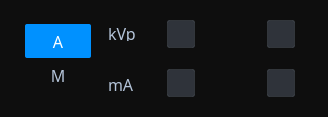
<?xml version="1.0" encoding="UTF-8"?>
<ui version="4.0">
 <class>CArmKVp_mA</class>
 <widget class="QWidget" name="CArmKVp_mA">
  <property name="geometry">
   <rect>
    <x>0</x>
    <y>0</y>
    <width>328</width>
    <height>117</height>
   </rect>
  </property>
  <property name="windowTitle">
   <string>CArmKVp_mA</string>
  </property>
  <property name="styleSheet">
   <string notr="true">QWidget{
background:rgba(14,14,14,1);
}
QLabel{
background:transparent;
font-size:16px;
font-family:NotoSansCJK-Regular,NotoSansCJK;
font-weight:400;
color:rgba(180,196,217,1);
line-height:24px;
}</string>
  </property>
  <widget class="QPushButton" name="autoBtn">
   <property name="geometry">
    <rect>
     <x>25</x>
     <y>24</y>
     <width>66</width>
     <height>34</height>
    </rect>
   </property>
   <property name="styleSheet">
    <string notr="true">QPushButton{
border:0px;
font-size:16px;
font-family:NotoSansCJK-DemiLight,NotoSansCJK;
font-weight:normal;
color:rgba(180,196,217,1);
line-height:24px;
}
QPushButton:checked{
background:rgba(0,145,255,1);
border-radius:2px 2px 0px 0px;
font-size:16px;
font-family:NotoSansCJK-Regular,NotoSansCJK;
font-weight:400;
color:rgba(255,255,255,1);
line-height:24px;
}</string>
   </property>
   <property name="text">
    <string>A</string>
   </property>
   <property name="checkable">
    <bool>true</bool>
   </property>
   <property name="checked">
    <bool>true</bool>
   </property>
  </widget>
  <widget class="QPushButton" name="kvpReduceBtn">
   <property name="geometry">
    <rect>
     <x>167</x>
     <y>20</y>
     <width>28</width>
     <height>28</height>
    </rect>
   </property>
   <property name="styleSheet">
    <string notr="true">QPushButton{
background:rgba(118,133,154,0.31);
border-radius:2px;
border:1px solid rgba(74,82,90,0.43);
image:url(:/adjustkVpAndmA/Resource/adjustkVpAndmA/reduce_normal.png);

}

QPushButton:pressed{
image:url(:/adjustkVpAndmA/Resource/adjustkVpAndmA/reduce_press.png);
}

QPushButton:disabled{
image:url(:/adjustkVpAndmA/Resource/adjustkVpAndmA/reduce_disable.png);
}</string>
   </property>
   <property name="text">
    <string/>
   </property>
  </widget>
  <widget class="QPushButton" name="manualBtn">
   <property name="geometry">
    <rect>
     <x>25</x>
     <y>58</y>
     <width>66</width>
     <height>34</height>
    </rect>
   </property>
   <property name="styleSheet">
    <string notr="true">QPushButton{
border:0px;
font-size:16px;
font-family:NotoSansCJK-DemiLight,NotoSansCJK;
font-weight:normal;
color:rgba(180,196,217,1);
line-height:24px;
}
QPushButton:checked{
background:rgba(0,145,255,1);
border-radius:2px 2px 0px 0px;
font-size:16px;
font-family:NotoSansCJK-Regular,NotoSansCJK;
font-weight:400;
color:rgba(255,255,255,1);
line-height:24px;
}</string>
   </property>
   <property name="text">
    <string>M</string>
   </property>
   <property name="checkable">
    <bool>true</bool>
   </property>
  </widget>
  <widget class="QPushButton" name="mAReduceBtn">
   <property name="geometry">
    <rect>
     <x>167</x>
     <y>69</y>
     <width>28</width>
     <height>28</height>
    </rect>
   </property>
   <property name="styleSheet">
    <string notr="true">QPushButton{
background:rgba(118,133,154,0.31);
border-radius:2px;
border:1px solid rgba(74,82,90,0.43);
image:url(:/adjustkVpAndmA/Resource/adjustkVpAndmA/reduce_normal.png);

}

QPushButton:pressed{
image:url(:/adjustkVpAndmA/Resource/adjustkVpAndmA/reduce_press.png);
}

QPushButton:disabled{
image:url(:/adjustkVpAndmA/Resource/adjustkVpAndmA/reduce_disable.png);
}</string>
   </property>
   <property name="text">
    <string/>
   </property>
  </widget>
  <widget class="QPushButton" name="kvpAddBtn">
   <property name="geometry">
    <rect>
     <x>267</x>
     <y>20</y>
     <width>28</width>
     <height>28</height>
    </rect>
   </property>
   <property name="styleSheet">
    <string notr="true">QPushButton{
background:rgba(118,133,154,0.31);
border-radius:2px;
border:1px solid rgba(74,82,90,0.43);
image:url(:/adjustkVpAndmA/Resource/adjustkVpAndmA/add_normal.png);

}

QPushButton:pressed{
image:url(:/adjustkVpAndmA/Resource/adjustkVpAndmA/add_press.png);
}

QPushButton:disabled{
image:url(:/adjustkVpAndmA/Resource/adjustkVpAndmA/add_disable.png);
}</string>
   </property>
   <property name="text">
    <string/>
   </property>
  </widget>
  <widget class="QPushButton" name="mAAddBtn">
   <property name="geometry">
    <rect>
     <x>267</x>
     <y>69</y>
     <width>28</width>
     <height>28</height>
    </rect>
   </property>
   <property name="styleSheet">
    <string notr="true">QPushButton{
background:rgba(118,133,154,0.31);
border-radius:2px;
border:1px solid rgba(74,82,90,0.43);
image:url(:/adjustkVpAndmA/Resource/adjustkVpAndmA/add_normal.png);

}

QPushButton:pressed{
image:url(:/adjustkVpAndmA/Resource/adjustkVpAndmA/add_press.png);
}

QPushButton:disabled{
image:url(:/adjustkVpAndmA/Resource/adjustkVpAndmA/add_disable.png);
}</string>
   </property>
   <property name="text">
    <string/>
   </property>
  </widget>
  <widget class="QLabel" name="kVpLbe">
   <property name="geometry">
    <rect>
     <x>213</x>
     <y>25</y>
     <width>35</width>
     <height>18</height>
    </rect>
   </property>
   <property name="text">
    <string/>
   </property>
   <property name="alignment">
    <set>Qt::AlignCenter</set>
   </property>
  </widget>
  <widget class="QLabel" name="mALbe">
   <property name="geometry">
    <rect>
     <x>213</x>
     <y>74</y>
     <width>35</width>
     <height>18</height>
    </rect>
   </property>
   <property name="text">
    <string/>
   </property>
   <property name="alignment">
    <set>Qt::AlignCenter</set>
   </property>
  </widget>
  <widget class="QLabel" name="label_3">
   <property name="geometry">
    <rect>
     <x>108</x>
     <y>25</y>
     <width>28</width>
     <height>16</height>
    </rect>
   </property>
   <property name="text">
    <string>kVp</string>
   </property>
  </widget>
  <widget class="QLabel" name="label_4">
   <property name="geometry">
    <rect>
     <x>108</x>
     <y>76</y>
     <width>28</width>
     <height>16</height>
    </rect>
   </property>
   <property name="text">
    <string>mA</string>
   </property>
  </widget>
 </widget>
 <layoutdefault spacing="6" margin="11"/>
 <resources/>
 <connections/>
</ui>
